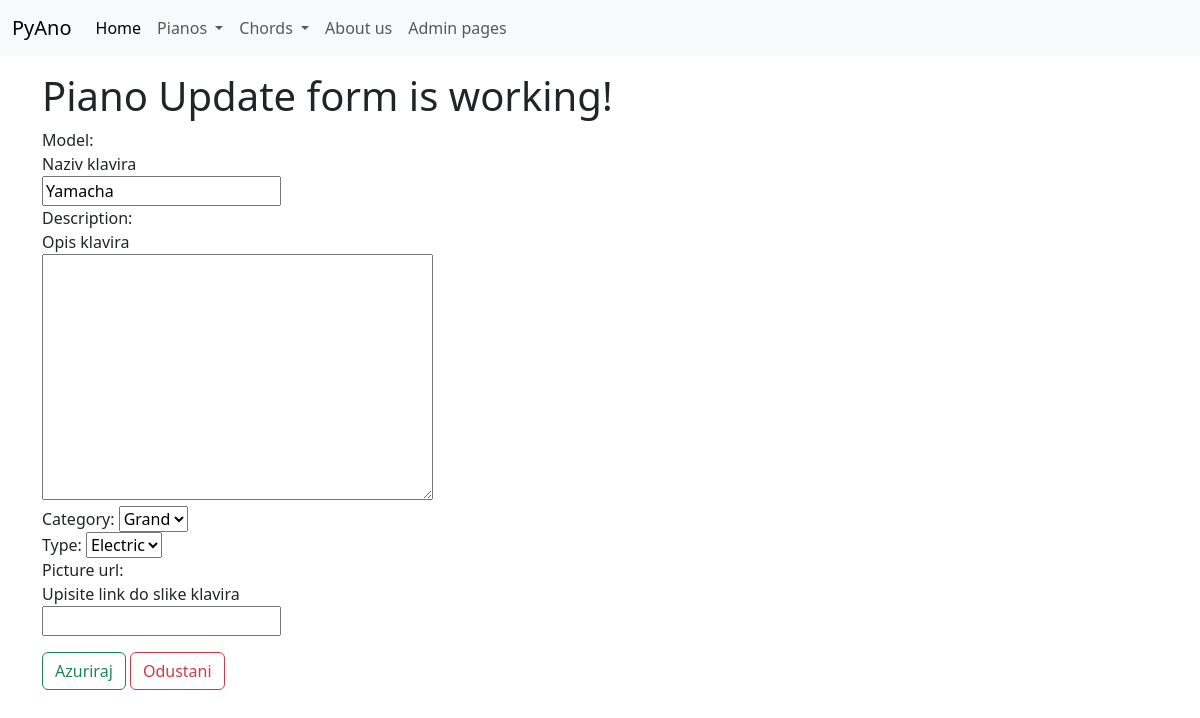
/pianos//update/1, run on an earlier commit of the app's database.
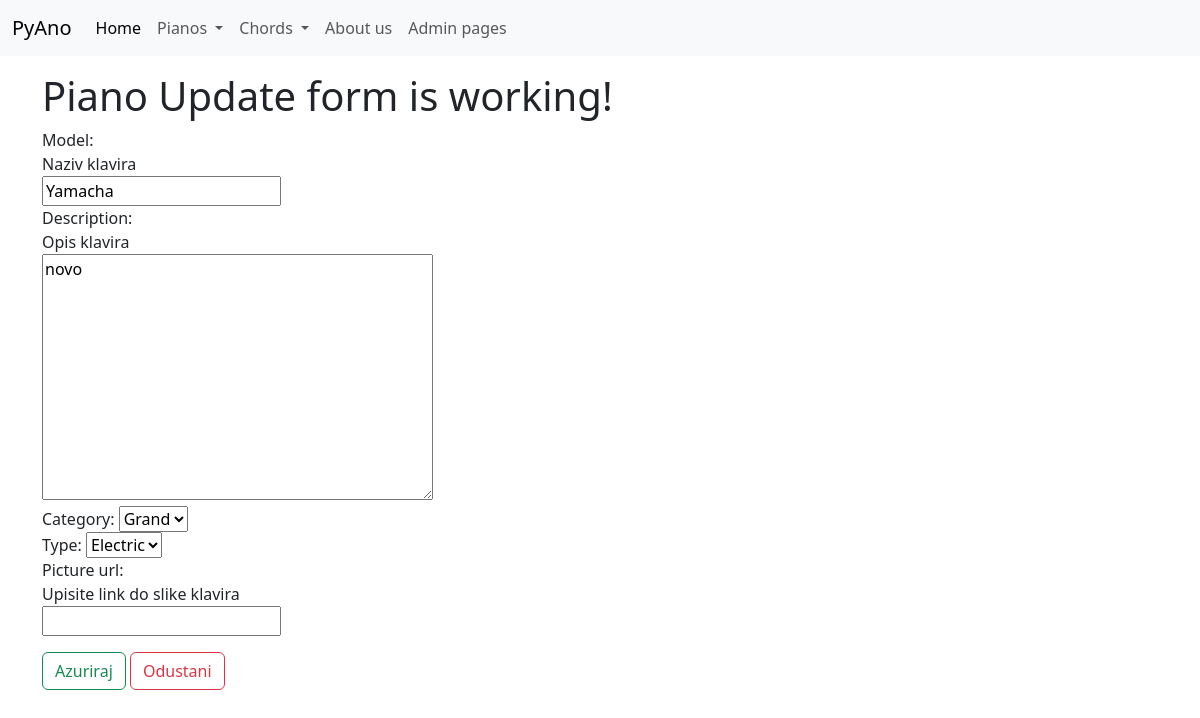
And on a later commit of the database.
### pianos/models/pianos.py (models this page shows, shortened)
class Piano(models.Model):
    model = models.CharField(max_length=150,
                             null=False,
                             blank=False,
                             help_text='Naziv klavira')
    description = models.TextField(max_length=750,
                                   null=True,
                                   blank=True,
                                   help_text='Opis klavira')
    category = models.ForeignKey(PianoCategory,
                                 null=False,
                                 default=0,
                                 on_delete=models.SET_DEFAULT)
    type = models.ForeignKey(PianoType,
                             null=False,
                             default=0,
                             on_delete=models.SET_DEFAULT)
    picture_url = models.CharField(max_length=750,
                                   null=True,
                                   blank=True,
                                   help_text='Upisite link do slike klavira')

### pianos/views.py (the view)
# urls.py: path('/update/<int:pk>', views.PianoUpdateView.as_view(), name='pianos_update'),
class PianoUpdateView(UpdateView):
    model = Piano
    fields = '__all__'
    template_name_suffix = '_update_form'
    success_url = reverse_lazy('pianos:pianos_list')

### pianos/models/piano_category.py (called while the page is built)
    def __str__(self):
        return f'{self.name}'

### pianos/models/piano_type.py (called while the page is built)
    def __str__(self):
        return f'{self.name}'

### templates/pianos/piano_update_form.html (shortened to what this page needs)
{% extends "base/base.html" %}
{% block page_content %}
<h1>Piano Update form is working!</h1>
<div class="row">
    <div class="col-4">
        <form method="post">
            {{ form }}
            <input type="submit" value="Azuriraj" class="mt-3 btn btn-outline-success" />
            <a class="mt-3 btn btn-outline-danger" href="{% url 'pianos:pianos_list' %}">Odustani</a>
        </form>
    </div>
</div>
{% endblock page_content %}

What changed in the data, as far as the page shows it:
changed Piano "Yamacha": description (not shown) → "novo"
